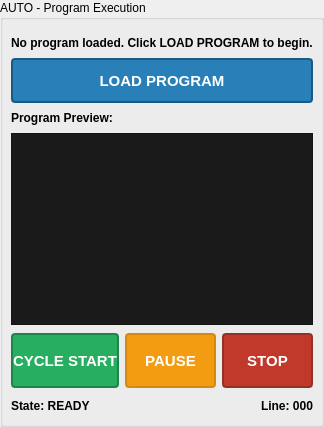
        <widget class="QWidget" name="page_auto">
         <layout class="QVBoxLayout" name="layout_auto">
          <property name="spacing">
           <number>4</number>
          </property>
          <property name="leftMargin">
           <number>0</number>
          </property>
          <property name="topMargin">
           <number>0</number>
          </property>
          <property name="rightMargin">
           <number>0</number>
          </property>
          <property name="bottomMargin">
           <number>0</number>
          </property>
          <item>
           <widget class="QGroupBox" name="groupBox_auto">
            <property name="sizePolicy">
             <sizepolicy hsizetype="Expanding" vsizetype="Expanding">
              <horstretch>0</horstretch>
              <verstretch>0</verstretch>
             </sizepolicy>
            </property>
            <property name="title">
             <string>AUTO - Program Execution</string>
            </property>
            <layout class="QVBoxLayout" name="layout_auto_inner">
             <property name="spacing">
              <number>8</number>
             </property>
             <property name="leftMargin">
              <number>8</number>
             </property>
             <property name="topMargin">
              <number>16</number>
             </property>
             <property name="rightMargin">
              <number>8</number>
             </property>
             <property name="bottomMargin">
              <number>8</number>
             </property>
             <item>
              <widget class="QLabel" name="label_11">
               <property name="font">
                <font>
                 <pointsize>9</pointsize>
                 <weight>75</weight>
                 <bold>true</bold>
                </font>
               </property>
               <property name="text">
                <string>No program loaded. Click LOAD PROGRAM to begin.</string>
               </property>
              </widget>
             </item>
             <item>
              <widget class="QPushButton" name="btn_load_program">
               <property name="sizePolicy">
                <sizepolicy hsizetype="Expanding" vsizetype="Fixed">
                 <horstretch>0</horstretch>
                 <verstretch>0</verstretch>
                </sizepolicy>
               </property>
               <property name="minimumSize">
                <size>
                 <width>0</width>
                 <height>45</height>
                </size>
               </property>
               <property name="font">
                <font>
                 <pointsize>11</pointsize>
                 <weight>75</weight>
                 <bold>true</bold>
                </font>
               </property>
               <property name="styleSheet">
                <string notr="true">QPushButton { background-color: #2980b9; color: white; border: 2px solid #1c5980; font-weight: bold; border-radius: 4px; }
QPushButton:hover { border-color: #ffffff; }
QPushButton:pressed { background-color: #1c5980; padding-top: 7px; padding-left: 7px; }</string>
               </property>
               <property name="text">
                <string>LOAD PROGRAM</string>
               </property>
              </widget>
             </item>
             <item>
              <widget class="QLabel" name="label_12">
               <property name="font">
                <font>
                 <pointsize>9</pointsize>
                 <weight>75</weight>
                 <bold>true</bold>
                </font>
               </property>
               <property name="text">
                <string>Program Preview:</string>
               </property>
              </widget>
             </item>
             <item>
              <widget class="QTextEdit" name="text_program_preview">
               <property name="sizePolicy">
                <sizepolicy hsizetype="Expanding" vsizetype="Expanding">
                 <horstretch>0</horstretch>
                 <verstretch>0</verstretch>
                </sizepolicy>
               </property>
               <property name="font">
                <font>
                 <family>Monospace</family>
                 <pointsize>9</pointsize>
                </font>
               </property>
               <property name="styleSheet">
                <string notr="true">background-color: #1a1a1a; color: #00ff00; padding: 5px;</string>
               </property>
               <property name="readOnly">
                <bool>true</bool>
               </property>
              </widget>
             </item>
             <item>
              <layout class="QHBoxLayout" name="layout_auto_ctrl">
               <property name="spacing">
                <number>6</number>
               </property>
               <item>
                <widget class="QPushButton" name="btn_cycle_start">
                 <property name="minimumSize">
                  <size>
                   <width>0</width>
                   <height>55</height>
                  </size>
                 </property>
                 <property name="font">
                  <font>
                   <pointsize>11</pointsize>
                   <weight>75</weight>
                   <bold>true</bold>
                  </font>
                 </property>
                 <property name="styleSheet">
                  <string notr="true">QPushButton { background-color: #27ae60; color: white; border: 2px solid #1e8449; font-weight: bold; border-radius: 4px; }
QPushButton:hover { border-color: #ffffff; }
QPushButton:pressed { background-color: #1e8449; padding-top: 7px; padding-left: 7px; }</string>
                 </property>
                 <property name="text">
                  <string>CYCLE START</string>
                 </property>
                </widget>
               </item>
               <item>
                <widget class="QPushButton" name="btn_pause">
                 <property name="minimumSize">
                  <size>
                   <width>0</width>
                   <height>55</height>
                  </size>
                 </property>
                 <property name="font">
                  <font>
                   <pointsize>11</pointsize>
                   <weight>75</weight>
                   <bold>true</bold>
                  </font>
                 </property>
                 <property name="styleSheet">
                  <string notr="true">QPushButton { background-color: #f39c12; color: white; border: 2px solid #d68910; font-weight: bold; border-radius: 4px; }
QPushButton:hover { border-color: #ffffff; }
QPushButton:pressed { background-color: #d68910; padding-top: 7px; padding-left: 7px; }</string>
                 </property>
                 <property name="text">
                  <string>PAUSE</string>
                 </property>
                </widget>
               </item>
               <item>
                <widget class="QPushButton" name="btn_stop">
                 <property name="minimumSize">
                  <size>
                   <width>0</width>
                   <height>55</height>
                  </size>
                 </property>
                 <property name="font">
                  <font>
                   <pointsize>11</pointsize>
                   <weight>75</weight>
                   <bold>true</bold>
                  </font>
                 </property>
                 <property name="styleSheet">
                  <string notr="true">QPushButton { background-color: #c0392b; color: white; border: 2px solid #943126; font-weight: bold; border-radius: 4px; }
QPushButton:hover { border-color: #ffffff; }
QPushButton:pressed { background-color: #943126; padding-top: 7px; padding-left: 7px; }</string>
                 </property>
                 <property name="text">
                  <string>STOP</string>
                 </property>
                </widget>
               </item>
              </layout>
             </item>
             <item>
              <layout class="QHBoxLayout" name="layout_auto_status">
               <item>
                <widget class="QLabel" name="label_state">
                 <property name="font">
                  <font>
                   <pointsize>9</pointsize>
                   <weight>75</weight>
                   <bold>true</bold>
                  </font>
                 </property>
                 <property name="text">
                  <string>State: READY</string>
                 </property>
                </widget>
               </item>
               <item>
                <spacer name="spacer_auto_state">
                 <property name="orientation">
                  <enum>Qt::Horizontal</enum>
                 </property>
                 <property name="sizeHint" stdset="0">
                  <size>
                   <width>40</width>
                   <height>20</height>
                  </size>
                 </property>
                </spacer>
               </item>
               <item>
                <widget class="QLabel" name="label_line">
                 <property name="font">
                  <font>
                   <pointsize>9</pointsize>
                   <weight>75</weight>
                   <bold>true</bold>
                  </font>
                 </property>
                 <property name="text">
                  <string>Line: 000</string>
                 </property>
                </widget>
               </item>
              </layout>
             </item>
            </layout>
           </widget>
          </item>
         </layout>
        </widget>
